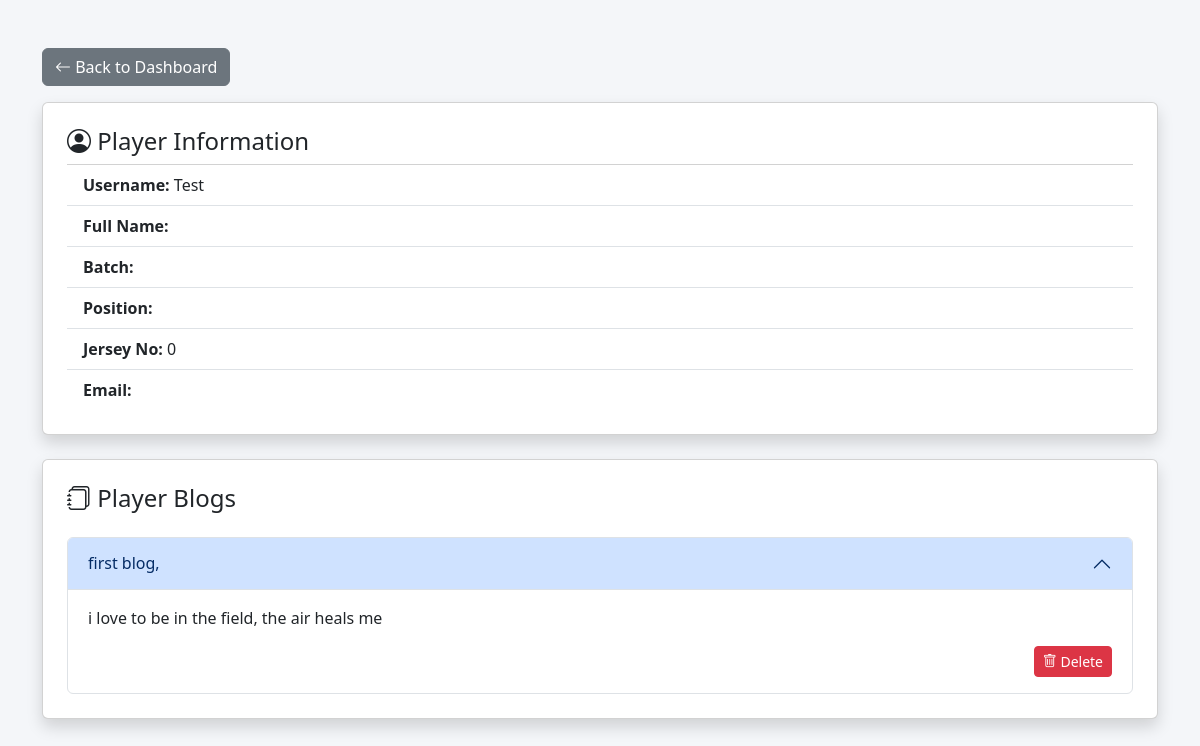
/view_user.php?id=2 (signed in), run on the app's committed database.
### tables this page shows
CREATE TABLE `users` (
  `id` int(11) NOT NULL,
  `username` varchar(100) NOT NULL,
  `password` varchar(255) NOT NULL,
  `full_name` varchar(100) NOT NULL,
  `batch` varchar(50) NOT NULL,
  `position` varchar(50) NOT NULL,
  `jersey_number` int(11) NOT NULL,
  `email` varchar(100) NOT NULL,
  `created_at` timestamp NOT NULL DEFAULT current_timestamp(),
  `blog` text DEFAULT NULL
);

CREATE TABLE `blogs` (
  `id` int(11) NOT NULL,
  `user_id` int(11) NOT NULL,
  `title` varchar(100) NOT NULL,
  `content` text NOT NULL,
  `created_at` timestamp NOT NULL DEFAULT current_timestamp()
);

### view_user.php (the view, shortened to what this page needs)
<?php
$conn = new mysqli("localhost", "root", "", "login_system");
$user_id = isset($_GET['id']) ? intval($_GET['id']) : 0;
$stmt = $conn->prepare("SELECT * FROM users WHERE id = ?");
$stmt->bind_param("i", $user_id);
$stmt->execute();
$user = $stmt->get_result()->fetch_assoc();
$blogs = $conn->prepare("SELECT * FROM blogs WHERE user_id = ? ORDER BY created_at DESC");
$blogs->bind_param("i", $user_id);
$blogs->execute();
$blog_result = $blogs->get_result();
?>
<!DOCTYPE html>
<html lang="en">
<head>
  <link href="https://cdn.jsdelivr.net/npm/bootstrap@5.3.3/dist/css/bootstrap.min.css" rel="stylesheet" />
  <link href="https://cdn.jsdelivr.net/npm/bootstrap-icons/font/bootstrap-icons.css" rel="stylesheet" />
</head>
<body style="background-color:#f4f6f9; font-family: 'Segoe UI', sans-serif;">
<div class="container mt-5">
  <a href="dashboard.php" class="btn btn-secondary mb-3"><i class="bi bi-arrow-left"></i> Back to Dashboard</a>
  <div class="card mb-4 p-4 shadow">
    <h4><i class="bi bi-person-circle"></i> Player Information</h4>
    <ul class="list-group list-group-flush">
      <li class="list-group-item"><strong>Username:</strong> <?= htmlspecialchars($user['username']) ?></li>
      <li class="list-group-item"><strong>Full Name:</strong> <?= htmlspecialchars($user['full_name']) ?></li>
      <li class="list-group-item"><strong>Batch:</strong> <?= htmlspecialchars($user['batch']) ?></li>
      <li class="list-group-item"><strong>Position:</strong> <?= htmlspecialchars($user['position']) ?></li>
      <li class="list-group-item"><strong>Jersey No:</strong> <?= htmlspecialchars($user['jersey_number']) ?></li>
      <li class="list-group-item"><strong>Email:</strong> <?= htmlspecialchars($user['email']) ?></li>
    </ul>
  </div>
  <div class="card p-4 shadow">
    <h4><i class="bi bi-journals"></i> Player Blogs</h4>
    <div class="accordion mt-3" id="playerBlogAccordion">
      <?php $count = 0; while ($blog = $blog_result->fetch_assoc()): $count++; ?>
        <div class="accordion-item">
          <h2 class="accordion-header" id="heading<?= $blog['id'] ?>">
            <button class="accordion-button <?= $count > 1 ? 'collapsed' : '' ?>" type="button"
                    data-bs-toggle="collapse" data-bs-target="#collapse<?= $blog['id'] ?>">
              <?= htmlspecialchars($blog['title']) ?>
            </button>
          </h2>
          <div id="collapse<?= $blog['id'] ?>" class="accordion-collapse collapse <?= $count === 1 ? 'show' : '' ?>"
               data-bs-parent="#playerBlogAccordion">
            <div class="accordion-body">
              <p><?= nl2br(htmlspecialchars($blog['content'])) ?></p>
              <div class="d-flex justify-content-end">
                <a href="delete_blog.php?id=<?= $blog['id'] ?>&from=user&id_user=<?= $user_id ?>"
                   onclick="return confirm('Delete this blog?');"
                   class="btn btn-sm btn-danger">
                  <i class="bi bi-trash"></i> Delete
                </a>
              </div>
            </div>
          </div>
        </div>
      <?php endwhile; ?>
    </div>
  </div>
</div>
</body>
</html>

### data on the page
users: username "Test", jersey_number "0"
blogs: title "first blog,", content "i love to be in the field, the air heals me"
